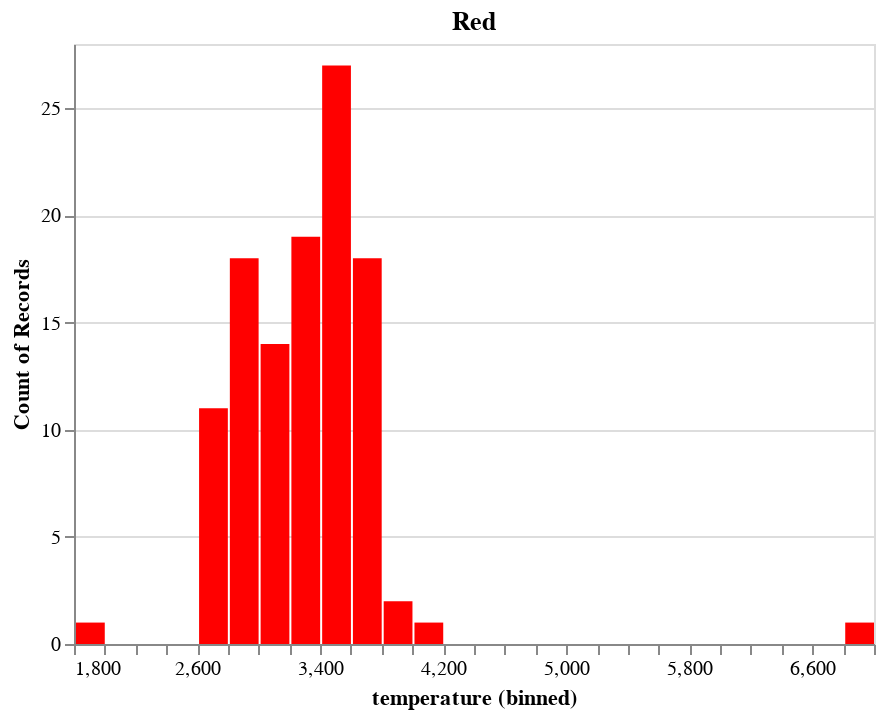

This figure's notebook cell:
### Code cell
chart1

### Figure 1 — Vega-Lite specification as saved in the notebook (floating-point values rounded to 4 significant figures)
{"config": {"view": {"continuousWidth": 400, "continuousHeight": 300}}, "data": {"name": "data-ef3923edf3d8f33293f192a302995ade"}, "mark": "bar", "encoding": {"color": {"value": "red"}, "x": {"bin": {"maxbins": 30}, "field": "temperature", "type": "quantitative"}, "y": {"aggregate": "count", "type": "quantitative"}}, "title": "Red", "$schema": "https://vega.github.io/schema/vega-lite/v4.17.0.json", "datasets": {"data-ef3923edf3d8f33293f192a302995ade": [{"temperature": 3068, "luminosity": 0.0024, "radius": 0.17, "absolute_magnitude": 16.12, "star_type": 0, "star_color": "Red", "spectral_class": "M"}, {"temperature": 3042, "luminosity": 0.0005, "radius": 0.1542, "absolute_magnitude": 16.6, "star_type": 0, "star_color": "Red", "spectral_class": "M"}, {"temperature": 2600, "luminosity": 0.0003, "radius": 0.102, "absolute_magnitude": 18.7, "star_type": 0, "star_color": "Red", "spectral_class": "M"}, {"temperature": 2800, "luminosity": 0.0002, "radius": 0.16, "absolute_magnitude": 16.65, "star_type": 0, "star_color": "Red", "spectral_class": "M"}, {"temperature": 1939, "luminosity": 0.000138, "radius": 0.103, "absolute_magnitude": 20.06, "star_type": 0, "star_color": "Red", "spectral_class": "M"}, {"temperature": 2840, "luminosity": 0.00065, "radius": 0.11, "absolute_magnitude": 16.98, "star_type": 0, "star_color": "Red", "spectral_class": "M"}, {"temperature": 2637, "luminosity": 0.00073, "radius": 0.127, "absolute_magnitude": 17.22, "star_type": 0, "star_color": "Red", "spectral_class": "M"}, {"temperature": 2600, "luminosity": 0.0004, "radius": 0.096, "absolute_magnitude": 17.4, "star_type": 0, "star_color": "Red", "spectral_class": "M"}, {"temperature": 2650, "luminosity": 0.00069, "radius": 0.11, "absolute_magnitude": 17.45, "star_type": 0, "star_color": "Red", "spectral_class": "M"}, {"temperature": 2700, "luminosity": 0.00018, "radius": 0.13, "absolute_magnitude": 16.05, "star_type": 0, "star_color": "Red", "spectral_class": "M"}, {"temperature": 3600, "luminosity": 0.0029, "radius": 0.51, "absolute_magnitude": 10.69, "star_type": 1, "star_color": "Red", "spectral_class": "M"}, {"temperature": 3129, "luminosity": 0.0122, "radius": 0.3761, "absolute_magnitude": 11.79, "star_type": 1, "star_color": "Red", "spectral_class": "M"}, {"temperature": 3134, "luminosity": 0.0004, "radius": 0.196, "absolute_magnitude": 13.21, "star_type": 1, "star_color": "Red", "spectral_class": "M"}, {"temperature": 3628, "luminosity": 0.0055, "radius": 0.393, "absolute_magnitude": 10.48, "star_type": 1, "star_color": "Red", "spectral_class": "M"}, {"temperature": 2650, "luminosity": 0.0006, "radius": 0.14, "absolute_magnitude": 11.78, "star_type": 1, "star_color": "Red", "spectral_class": "M"}, {"temperature": 3340, "luminosity": 0.0038, "radius": 0.24, "absolute_magnitude": 13.07, "star_type": 1, "star_color": "Red", "spectral_class": "M"}, {"temperature": 2799, "luminosity": 0.0018, "radius": 0.16, "absolute_magnitude": 14.79, "star_type": 1, "star_color": "Red", "spectral_class": "M"}, {"temperature": 3692, "luminosity": 0.00367, "radius": 0.47, "absolute_magnitude": 10.8, "star_type": 1, "star_color": "Red", "spectral_class": "M"}, {"temperature": 3192, "luminosity": 0.00362, "radius": 0.1967, "absolute_magnitude": 13.53, "star_type": 1, "star_color": "Red", "spectral_class": "M"}, {"temperature": 3441, "luminosity": 0.039, "radius": 0.351, "absolute_magnitude": 11.18, "star_type": 1, "star_color": "Red", "spectral_class": "M"}, {"temperature": 3826, "luminosity": 200000.0, "radius": 19.0, "absolute_magnitude": -6.93, "star_type": 4, "star_color": "Red", "spectral_class": "M"}, {"temperature": 3365, "luminosity": 340000.0, "radius": 23.0, "absolute_magnitude": -6.2, "star_type": 4, "star_color": "Red", "spectral_class": "M"}, {"temperature": 3270, "luminosity": 150000.0, "radius": 88.0, "absolute_magnitude": -6.02, "star_type": 4, "star_color": "Red", "spectral_class": "M"}, {"temperature": 3200, "luminosity": 195000.0, "radius": 17.0, "absolute_magnitude": -7.22, "star_type": 4, "star_color": "Red", "spectral_class": "M"}, {"temperature": 3008, "luminosity": 280000.0, "radius": 25.0, "absolute_magnitude": -6.0, "star_type": 4, "star_color": "Red", "spectral_class": "M"}, {"temperature": 3600, "luminosity": 320000.0, "radius": 29.0, "absolute_magnitude": -6.6, "star_type": 4, "star_color": "Red", "spectral_class": "M"}, {"temperature": 3575, "luminosity": 123000.0, "radius": 45.0, "absolute_magnitude": -6.78, "star_type": 4, "star_color": "Red", "spectral_class": "M"}, {"temperature": 3574, "luminosity": 200000.0, "radius": 89.0, "absolute_magnitude": -5.24, "star_type": 4, "star_color": "Red", "spectral_class": "M"}, {"temperature": 3625, "luminosity": 184000.0, "radius": 84.0, "absolute_magnitude": -6.74, "star_type": 4, "star_color": "Red", "spectral_class": "M"}, {"temperature": 3490, "luminosity": 270000.0, "radius": 1520.0, "absolute_magnitude": -9.4, "star_type": 5, "star_color": "Red", "spectral_class": "M"}, {"temperature": 3750, "luminosity": 283000.0, "radius": 1260.0, "absolute_magnitude": -7.63, "star_type": 5, "star_color": "Red", "spectral_class": "M"}, {"temperature": 3834, "luminosity": 272000.0, "radius": 1183.0, "absolute_magnitude": -9.2, "star_type": 5, "star_color": "Red", "spectral_class": "M"}, {"temperature": 3650, "luminosity": 310000.0, "radius": 1324.0, "absolute_magnitude": -7.79, "star_type": 5, "star_color": "Red", "spectral_class": "M"}, {"temperature": 3450, "luminosity": 263000.0, "radius": 1349.0, "absolute_magnitude": -11.75, "star_type": 5, "star_color": "Red", "spectral_class": "M"}, {"temperature": 3660, "luminosity": 363000.0, "radius": 1673.0, "absolute_magnitude": -11.92, "star_type": 5, "star_color": "Red", "spectral_class": "M"}, {"temperature": 3450, "luminosity": 174000.0, "radius": 1284.0, "absolute_magnitude": -11.28, "star_type": 5, "star_color": "Red", "spectral_class": "M"}, {"temperature": 3752, "luminosity": 209000.0, "radius": 955.0, "absolute_magnitude": -11.24, "star_type": 5, "star_color": "Red", "spectral_class": "M"}, {"temperature": 3535, "luminosity": 195000.0, "radius": 1546.0, "absolute_magnitude": -11.36, "star_type": 5, "star_color": "Red", "spectral_class": "M"}, {"temperature": 3341, "luminosity": 0.0056, "radius": 0.057, "absolute_magnitude": 16.23, "star_type": 0, "star_color": "Red", "spectral_class": "M"}, {"temperature": 3432, "luminosity": 0.00067, "radius": 0.19, "absolute_magnitude": 16.94, "star_type": 0, "star_color": "Red", "spectral_class": "M"}, {"temperature": 2983, "luminosity": 0.00024, "radius": 0.094, "absolute_magnitude": 16.09, "star_type": 0, "star_color": "Red", "spectral_class": "M"}, {"temperature": 2835, "luminosity": 0.00034, "radius": 0.0918, "absolute_magnitude": 16.96, "star_type": 0, "star_color": "Red", "spectral_class": "M"}, {"temperature": 2935, "luminosity": 0.00014, "radius": 0.116, "absolute_magnitude": 18.89, "star_type": 0, "star_color": "Red", "spectral_class": "M"}, {"temperature": 3295, "luminosity": 0.00098, "radius": 0.132, "absolute_magnitude": 17.13, "star_type": 0, "star_color": "Red", "spectral_class": "M"}, {"temperature": 2945, "luminosity": 0.00032, "radius": 0.093, "absolute_magnitude": 18.34, "star_type": 0, "star_color": "Red", "spectral_class": "M"}, {"temperature": 2817, "luminosity": 0.00098, "radius": 0.0911, "absolute_magnitude": 16.45, "star_type": 0, "star_color": "Red", "spectral_class": "M"}, {"temperature": 2774, "luminosity": 0.00036, "radius": 0.118, "absolute_magnitude": 17.39, "star_type": 0, "star_color": "Red", "spectral_class": "M"}, {"temperature": 2871, "luminosity": 0.00072, "radius": 0.12, "absolute_magnitude": 19.43, "star_type": 0, "star_color": "Red", "spectral_class": "M"}, {"temperature": 3345, "luminosity": 0.021, "radius": 0.273, "absolute_magnitude": 12.3, "star_type": 1, "star_color": "Red", "spectral_class": "M"}, {"temperature": 3607, "luminosity": 0.022, "radius": 0.38, "absolute_magnitude": 10.12, "star_type": 1, "star_color": "Red", "spectral_class": "M"}, {"temperature": 3304, "luminosity": 0.0085, "radius": 0.18, "absolute_magnitude": 13.2, "star_type": 1, "star_color": "Red", "spectral_class": "M"}, {"temperature": 3150, "luminosity": 0.0088, "radius": 0.35, "absolute_magnitude": 11.94, "star_type": 1, "star_color": "Red", "spectral_class": "M"}, {"temperature": 3550, "luminosity": 0.004, "radius": 0.291, "absolute_magnitude": 10.89, "star_type": 1, "star_color": "Red", "spectral_class": "M"}, {"temperature": 3180, "luminosity": 0.001, "radius": 0.35, "absolute_magnitude": 11.76, "star_type": 1, "star_color": "Red", "spectral_class": "M"}, {"temperature": 2890, "luminosity": 0.0034, "radius": 0.24, "absolute_magnitude": 13.46, "star_type": 1, "star_color": "Red", "spectral_class": "M"}, {"temperature": 3342, "luminosity": 0.0015, "radius": 0.307, "absolute_magnitude": 11.87, "star_type": 1, "star_color": "Red", "spectral_class": "M"}, {"temperature": 2621, "luminosity": 0.0006, "radius": 0.098, "absolute_magnitude": 12.81, "star_type": 1, "star_color": "Red", "spectral_class": "M"}, {"temperature": 3158, "luminosity": 0.00135, "radius": 0.161, "absolute_magnitude": 13.98, "star_type": 1, "star_color": "Red", "spectral_class": "M"}, {"temperature": 3459, "luminosity": 100000.0, "radius": 1289.0, "absolute_magnitude": -10.7, "star_type": 5, "star_color": "Red", "spectral_class": "M"}, {"temperature": 3605, "luminosity": 126000.0, "radius": 1124.0, "absolute_magnitude": -10.81, "star_type": 5, "star_color": "Red", "spectral_class": "M"}, {"temperature": 3615, "luminosity": 200000.0, "radius": 1635.0, "absolute_magnitude": -11.33, "star_type": 5, "star_color": "Red", "spectral_class": "M"}, {"temperature": 3399, "luminosity": 117000.0, "radius": 1486.0, "absolute_magnitude": -10.92, "star_type": 5, "star_color": "Red", "spectral_class": "M"}, {"temperature": 3610, "luminosity": 132000.0, "radius": 1522.0, "absolute_magnitude": -10.86, "star_type": 5, "star_color": "Red", "spectral_class": "M"}, {"temperature": 3553, "luminosity": 145000.0, "radius": 1324.0, "absolute_magnitude": -11.03, "star_type": 5, "star_color": "Red", "spectral_class": "M"}, {"temperature": 4015, "luminosity": 282000.0, "radius": 1534.0, "absolute_magnitude": -11.39, "star_type": 5, "star_color": "Red", "spectral_class": "K"}, {"temperature": 3625, "luminosity": 74000.0, "radius": 876.0, "absolute_magnitude": -10.25, "star_type": 5, "star_color": "Red", "spectral_class": "M"}, {"temperature": 6850, "luminosity": 229000.0, "radius": 1467.0, "absolute_magnitude": -10.07, "star_type": 5, "star_color": "Red", "spectral_class": "G"}, {"temperature": 3780, "luminosity": 200000.0, "radius": 1324.0, "absolute_magnitude": -10.7, "star_type": 5, "star_color": "Red", "spectral_class": "M"}, {"temperature": 3323, "luminosity": 0.00043, "radius": 0.0912, "absolute_magnitude": 17.16, "star_type": 0, "star_color": "Red", "spectral_class": "M"}, {"temperature": 3531, "luminosity": 0.00093, "radius": 0.0976, "absolute_magnitude": 19.94, "star_type": 0, "star_color": "Red", "spectral_class": "M"}, {"temperature": 3218, "luminosity": 0.00054, "radius": 0.11, "absolute_magnitude": 20.02, "star_type": 0, "star_color": "Red", "spectral_class": "M"}, {"temperature": 3146, "luminosity": 0.00015, "radius": 0.0932, "absolute_magnitude": 16.92, "star_type": 0, "star_color": "Red", "spectral_class": "M"}, {"temperature": 3511, "luminosity": 0.00064, "radius": 0.109, "absolute_magnitude": 17.12, "star_type": 0, "star_color": "Red", "spectral_class": "M"}, {"temperature": 3225, "luminosity": 0.00076, "radius": 0.121, "absolute_magnitude": 19.63, "star_type": 0, "star_color": "Red", "spectral_class": "M"}, {"temperature": 2935, "luminosity": 0.00087, "radius": 0.0932, "absolute_magnitude": 16.88, "star_type": 0, "star_color": "Red", "spectral_class": "M"}, {"temperature": 2861, "luminosity": 0.00019, "radius": 0.0899, "absolute_magnitude": 16.71, "star_type": 0, "star_color": "Red", "spectral_class": "M"}, {"temperature": 2856, "luminosity": 0.000896, "radius": 0.0782, "absolute_magnitude": 19.56, "star_type": 0, "star_color": "Red", "spectral_class": "M"}, {"temperature": 2731, "luminosity": 0.000437, "radius": 0.0856, "absolute_magnitude": 18.09, "star_type": 0, "star_color": "Red", "spectral_class": "M"}, {"temperature": 3095, "luminosity": 0.00019, "radius": 0.492, "absolute_magnitude": 10.87, "star_type": 1, "star_color": "Red", "spectral_class": "M"}, {"temperature": 3607, "luminosity": 0.00023, "radius": 0.38, "absolute_magnitude": 10.34, "star_type": 1, "star_color": "Red", "spectral_class": "M"}, {"temperature": 3100, "luminosity": 0.008, "radius": 0.31, "absolute_magnitude": 11.17, "star_type": 1, "star_color": "Red", "spectral_class": "M"}, {"temperature": 2989, "luminosity": 0.0087, "radius": 0.34, "absolute_magnitude": 13.12, "star_type": 1, "star_color": "Red", "spectral_class": "M"}, {"temperature": 3542, "luminosity": 0.0009, "radius": 0.62, "absolute_magnitude": 14.23, "star_type": 1, "star_color": "Red", "spectral_class": "M"}, {"temperature": 3243, "luminosity": 0.0023, "radius": 0.73, "absolute_magnitude": 14.75, "star_type": 1, "star_color": "Red", "spectral_class": "M"}, {"temperature": 3091, "luminosity": 0.0081, "radius": 0.24, "absolute_magnitude": 11.43, "star_type": 1, "star_color": "Red", "spectral_class": "M"}, {"temperature": 3598, "luminosity": 0.0011, "radius": 0.56, "absolute_magnitude": 14.26, "star_type": 1, "star_color": "Red", "spectral_class": "M"}, {"temperature": 3324, "luminosity": 0.0034, "radius": 0.34, "absolute_magnitude": 12.23, "star_type": 1, "star_color": "Red", "spectral_class": "M"}, {"temperature": 3541, "luminosity": 0.0013, "radius": 0.256, "absolute_magnitude": 14.33, "star_type": 1, "star_color": "Red", "spectral_class": "M"}, {"temperature": 3570, "luminosity": 320000.0, "radius": 1480.0, "absolute_magnitude": -7.58, "star_type": 5, "star_color": "Red", "spectral_class": "M"}, {"temperature": 3500, "luminosity": 138000.0, "radius": 1420.0, "absolute_magnitude": -8.18, "star_type": 5, "star_color": "Red", "spectral_class": "M"}, {"temperature": 3600, "luminosity": 240000.0, "radius": 1190.0, "absolute_magnitude": -7.89, "star_type": 5, "star_color": "Red", "spectral_class": "M"}, {"temperature": 3614, "luminosity": 145000.0, "radius": 1553.0, "absolute_magnitude": -7.71, "star_type": 5, "star_color": "Red", "spectral_class": "M"}, {"temperature": 2831, "luminosity": 0.000231, "radius": 0.0915, "absolute_magnitude": 16.21, "star_type": 0, "star_color": "Red", "spectral_class": "M"}, {"temperature": 2914, "luminosity": 0.000631, "radius": 0.116, "absolute_magnitude": 18.39, "star_type": 0, "star_color": "Red", "spectral_class": "M"}, {"temperature": 3419, "luminosity": 0.000245, "radius": 0.126, "absolute_magnitude": 17.56, "star_type": 0, "star_color": "Red", "spectral_class": "M"}, {"temperature": 3218, "luminosity": 0.000452, "radius": 0.0987, "absolute_magnitude": 17.34, "star_type": 0, "star_color": "Red", "spectral_class": "M"}, {"temperature": 3453, "luminosity": 0.000621, "radius": 0.0773, "absolute_magnitude": 17.08, "star_type": 0, "star_color": "Red", "spectral_class": "M"}, {"temperature": 2889, "luminosity": 0.000352, "radius": 0.0973, "absolute_magnitude": 16.93, "star_type": 0, "star_color": "Red", "spectral_class": "M"}, {"temperature": 2968, "luminosity": 0.000461, "radius": 0.119, "absolute_magnitude": 17.45, "star_type": 0, "star_color": "Red", "spectral_class": "M"}, {"temperature": 3484, "luminosity": 0.000551, "radius": 0.0998, "absolute_magnitude": 16.67, "star_type": 0, "star_color": "Red", "spectral_class": "M"}, {"temperature": 2778, "luminosity": 0.000849, "radius": 0.112, "absolute_magnitude": 19.45, "star_type": 0, "star_color": "Red", "spectral_class": "M"}, {"temperature": 3523, "luminosity": 0.000957, "radius": 0.129, "absolute_magnitude": 16.35, "star_type": 0, "star_color": "Red", "spectral_class": "M"}, {"temperature": 3462, "luminosity": 0.0053, "radius": 0.148, "absolute_magnitude": 11.47, "star_type": 1, "star_color": "Red", "spectral_class": "M"}, {"temperature": 3257, "luminosity": 0.0024, "radius": 0.46, "absolute_magnitude": 10.73, "star_type": 1, "star_color": "Red", "spectral_class": "M"}, {"temperature": 2994, "luminosity": 0.0072, "radius": 0.28, "absolute_magnitude": 13.45, "star_type": 1, "star_color": "Red", "spectral_class": "M"}, {"temperature": 3212, "luminosity": 0.0016, "radius": 0.378, "absolute_magnitude": 12.85, "star_type": 1, "star_color": "Red", "spectral_class": "M"}, {"temperature": 3523, "luminosity": 0.0054, "radius": 0.319, "absolute_magnitude": 12.43, "star_type": 1, "star_color": "Red", "spectral_class": "M"}, {"temperature": 3598, "luminosity": 0.0027, "radius": 0.67, "absolute_magnitude": 13.67, "star_type": 1, "star_color": "Red", "spectral_class": "M"}, {"temperature": 3142, "luminosity": 0.00132, "radius": 0.258, "absolute_magnitude": 14.12, "star_type": 1, "star_color": "Red", "spectral_class": "M"}, {"temperature": 3496, "luminosity": 0.00125, "radius": 0.336, "absolute_magnitude": 14.94, "star_type": 1, "star_color": "Red", "spectral_class": "M"}, {"temperature": 3324, "luminosity": 0.0065, "radius": 0.471, "absolute_magnitude": 12.78, "star_type": 1, "star_color": "Red", "spectral_class": "M"}, {"temperature": 3463, "luminosity": 0.0027, "radius": 0.675, "absolute_magnitude": 14.78, "star_type": 1, "star_color": "Red", "spectral_class": "M"}]}}
